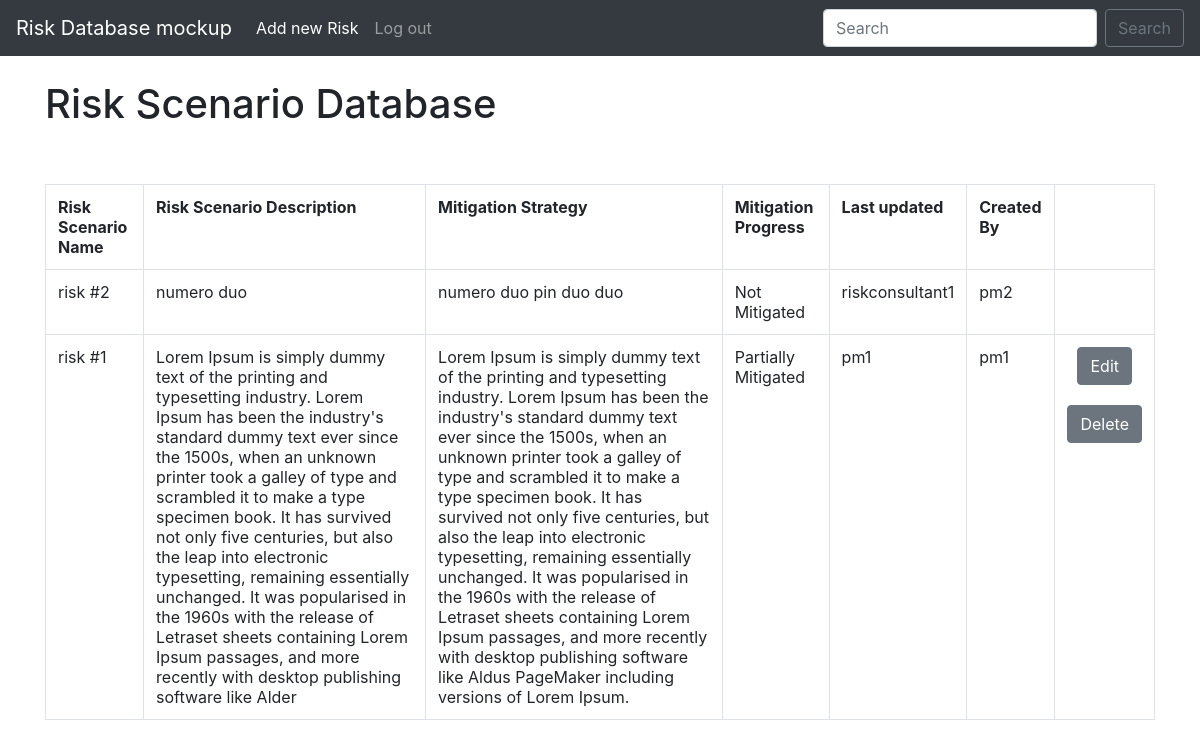
The app's page /homepage/ (signed in) with its own data.
### homepage/models.py (models this page shows, shortened)
class Post(models.Model):
    name = models.CharField(max_length=300)
    description = models.TextField()
    mitigation_strategy = models.TextField()
    mitigation_progress = models.CharField(max_length=200, choices=PROGRESS_CHOICES, default="Not Mitigated")
    created_by = models.ForeignKey(User, null=True, on_delete=models.CASCADE, related_name="created_by")
    last_updated_by = models.ForeignKey(User, null=True, on_delete=models.CASCADE, related_name="last_updated_by")

### homepage/views.py (the view)
# urls.py: path('', home.as_view(), name="home"),
class home(ListView):
    model = Post
    template_name = 'home.html'

### homepage/templates/home.html (shortened to what this page needs)
<html>
<body>
  {% extends 'base.html' %}
  {% block content %}
  {% if user.is_authenticated %}
    <h1>Risk Scenario Database</h1></br>
    <table class="table table-bordered table-hover">
      <tr>
        <th>Risk Scenario Name</th>
        <th>Risk Scenario Description</th>
        <th>Mitigation Strategy</th>
        <th>Mitigation Progress</th>
        <th>Last updated</th>
        <th>Created By</th>
        <th></th>
      </tr>
      {% for record in object_list reversed %}
        <tr>
          <td>{{record.name}}</td>
          <td>{{record.description}}</td>
          <td>{{record.mitigation_strategy}}</td>
          <td>{{record.mitigation_progress}}</td>
          <td>{{record.last_updated_by}}</td>
          <td>{{record.created_by}}</td>
          <td>
            {% if record.created_by.username == user.username or user.groups.all.0.name == 'Risk Consultant' %}
            <center><a href="{% url 'editRisk' record.pk %}" class="btn btn-secondary">Edit</a><center></br>
            {% endif %}
            {% if user.groups.all.0.name == 'Project Manager' and record.created_by.username == user.username %}
            <a href="{% url 'deleteRisk' record.pk %}" class="btn btn-secondary">Delete</a>
            {% endif %}
          </td>
        </tr>
      {% endfor %}
    </table>
  {% endif %}
  {% endblock %}

### homepage/templates/base.html (shortened to what this page needs)
<!doctype html>
<html lang="en">
  <head>
    <link rel="stylesheet" href="https://cdn.jsdelivr.net/npm/bootstrap@4.3.1/dist/css/bootstrap.min.css">
  </head>
  <body>
    <nav class="navbar navbar-expand-lg navbar-dark bg-dark">
      <a class="navbar-brand" href="{% url 'home' %}">Risk Database mockup</a>
      <div class="collapse navbar-collapse" id="navbarSupportedContent">
        <ul class="navbar-nav mr-auto">
          {% if user.is_authenticated %}
            {% if user.groups.all.0.name == 'Project Manager' %}
            <li class="nav-item active">
              <a class="nav-link" href="{% url 'addRisk' %}">Add new Risk</a>
            </li>
            {% endif %}
            <li class="nav-item">
              <a class="nav-link" href="{% url 'logout' %}">Log out</a>
            </li>
          {% endif %}
        </ul>
        {% if user.is_authenticated %}
          <form class="form-inline my-2 my-lg-0" method=POST action="{% url 'search' %}">
            <input class="form-control mr-sm-2" type="search" placeholder="Search" aria-label="Search" name="searched">
            <button class="btn btn-outline-secondary my-2 my-sm-0" type="submit">Search</button>
          </form>
        {% endif %}
      </div>
    </nav>
    <div class="container">
      {% block content %}
      {% endblock %}
    </div>
  </body>
</html>

### records on screen
Post: name "risk #2", description "numero duo", mitigation_strategy "numero duo pin duo duo", mitigation_progress "Not Mitigated", last_updated_by "riskconsultant1", created_by "pm2"
Post: name "risk #1", description "Lorem Ipsum is simply dummy text of the printing and typesetting industry. Lorem Ipsum has been the industry's standard dummy text ever since the 1500s, when an unknown printer took a galley of type and scrambled it to make a type specimen book. It has survived not only five centuries, but also the leap into electronic typesetting, remaining essentially unchanged. It was popularised in the 1960s with the release of Letraset sheets containing Lorem Ipsum passages, and more recently with desktop publishing software like Alder", mitigation_strategy "Lorem Ipsum is simply dummy text of the printing and typesetting industry. Lorem Ipsum has been the industry's standard dummy text ever since the 1500s, when an unknown printer took a galley of type and scrambled it to make a type specimen book. It has survived not only five centuries, but also the leap into electronic typesetting, remaining essentially unchanged. It was popularised in the 1960s with the release of Letraset sheets containing Lorem Ipsum passages, and more recently with desktop publishing software like Aldus PageMaker including versions of Lorem Ipsum.", mitigation_progress "Partially Mitigated", last_updated_by "pm1", created_by "pm1", shows "Edit", shows "Delete"
